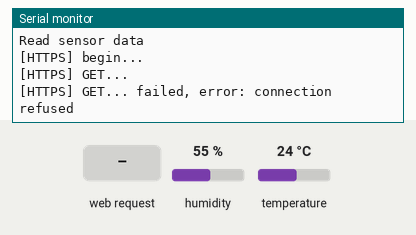
A sketch run on a simulated ESP32. Parts: the last lines printed to the serial monitor. The test bench sets the inputs (shaded band); at power-on: humidity 55 %, temperature 24 °C. WiFi joins after 1.5 s; servers stay silent unless stated.

Above: at 2.7 s.
2.8 s: HTTP request GET /temperature received
At 3.7 s:
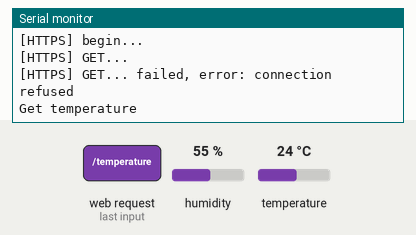
4.3 s: HTTP request GET /humidity received
At 4.8 s:
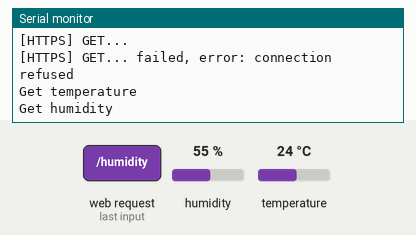
5.8 s: HTTP request GET /data received
At 7.2 s:
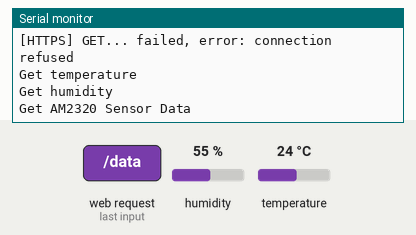

The sketch:

rest_api_server_and_firebase_logging.ino
```cpp
#include <Arduino.h>
#include <WiFi.h>
#include <WebServer.h>
#include <ArduinoJson.h>

#include <WiFiClientSecure.h>
#include <HTTPClient.h>

#include "freertos/FreeRTOS.h"
#include "freertos/task.h"
#include "freertos/timers.h"
#include "freertos/event_groups.h"

#include "Adafruit_Sensor.h"
#include "Adafruit_AM2320.h"

#include "secrets.h"  // add WLAN Credentials in here.

Adafruit_AM2320 am2320 = Adafruit_AM2320();

WebServer server(80);

StaticJsonDocument<250> jsonDocument;
char buffer[250];

float temperature;
float humidity;

void setup_routing() {
  server.on("/temperature", getTemperature);
  server.on("/humidity", getHumidity);
  server.on("/data", getData);
  server.on("/led", HTTP_POST, handlePost);

  server.begin();
}

void create_json(char *tag, float value, char *unit) {
  jsonDocument.clear();
  jsonDocument["type"] = tag;
  jsonDocument["value"] = value;
  jsonDocument["unit"] = unit;
  serializeJson(jsonDocument, buffer);
}

void add_json_object(char *tag, float value, char *unit) {
  JsonObject obj = jsonDocument.createNestedObject();
  obj["type"] = tag;
  obj["value"] = value;
  obj["unit"] = unit;
}

void read_sensor_data(void * parameter) {
   for (;;) {
     temperature = am2320.readTemperature();
     humidity = am2320.readHumidity();
     Serial.println("Read sensor data");

      WiFiClientSecure *client = new WiFiClientSecure;
  if(client) {
    // set secure client without certificate
    client->setInsecure();
    //create an HTTPClient instance
    HTTPClient https;

    //Initializing an HTTPS communication using the secure client
    Serial.print("[HTTPS] begin...\n");
    if (https.begin(*client, "https://www.howsmyssl.com/a/check")) {  // HTTPS
      Serial.print("[HTTPS] GET...\n");
      // start connection and send HTTP header
      int httpCode = https.GET();
      // httpCode will be negative on error
      if (httpCode > 0) {
      // HTTP header has been send and Server response header has been handled
       Serial.printf("[HTTPS] GET... code: %d\n", httpCode);
      // file found at server
        if (httpCode == HTTP_CODE_OK || httpCode == HTTP_CODE_MOVED_PERMANENTLY) {
          // print server response payload
          String payload = https.getString();
          Serial.println(payload);
        }
      }
      else {
        Serial.printf("[HTTPS] GET... failed, error: %s\n", https.errorToString(httpCode).c_str());
      }
      https.end();
    }
  }
  else {
    Serial.printf("[HTTPS] Unable to connect\n");
  }

     vTaskDelay(60000 / portTICK_PERIOD_MS);
   }
}

void getTemperature() {
  Serial.println("Get temperature");
  create_json("temperature", temperature, "°C");
  server.send(200, "application/json", buffer);
}

void getHumidity() {
  Serial.println("Get humidity");
  create_json("humidity", humidity, "%");
  server.send(200, "application/json", buffer);
}

void getData() {
  Serial.println("Get AM2320 Sensor Data");
  jsonDocument.clear();
  add_json_object("temperature", temperature, "°C");
  add_json_object("humidity", humidity, "%");
  serializeJson(jsonDocument, buffer);
  server.send(200, "application/json", buffer);
}

void handlePost() {
  if (server.hasArg("plain") == false) {
  }
  String body = server.arg("plain");
  deserializeJson(jsonDocument, body);

  Serial.println("Received POST request");

  const char* data = jsonDocument["sensor"];
  Serial.println(data);

  server.send(200, "application/json", "{}");
}

void setup_task() {
  xTaskCreate(
  read_sensor_data,
  "Read sensor data",
  1000,
  NULL,
  1,
  NULL
  );
}


void setup() {
  // put your setup code here, to run once:

    Serial.begin(115200);
    while (!Serial) {
      delay(10); // hang out until serial port opens
    }

    Serial.println("Adafruit AM2320 Basic Test");
    am2320.begin();
//    if (!am2320.begin(0x5c)) {
//      Serial.println("AM2320 not found! Check Circuit");
//    }

    WiFi.begin(ssid, password);
    Serial.println("Connecting");
    while(WiFi.status() != WL_CONNECTED) {
      delay(500);
      Serial.print(".");
    }
    Serial.println("");
    Serial.print("Connected to WiFi network with IP Address: ");
    Serial.println(WiFi.localIP());

    setup_task();
    setup_routing();
}

void loop() {
  // put your main code here, to run repeatedly:
  server.handleClient();
}
```

secrets.h
```cpp
// Secrets for your local home network

// This is a "hard way" to configure your local WiFi network name and passphrase
// into the source code and the uploaded sketch.
//
// Using the WiFi Manager is preferred and avoids reprogramming when your network changes.
// See https://homeding.github.io/#page=/wifimanager.md

// ssid and passPhrase can be used when compiling for a specific environment as a 2. option.

// add you wifi network name and PassPhrase or use WiFi Manager
const char* ssid = "rochi";
const char* password = "dsl@5678";
```

Measured:
- after the input at 2.8 s, the serial monitor: prints a new line at once (image 1)
- after the input at 4.3 s, the serial monitor: prints a new line at once (image 2)
- after the input at 5.8 s, the serial monitor: prints a new line at once (image 3)
